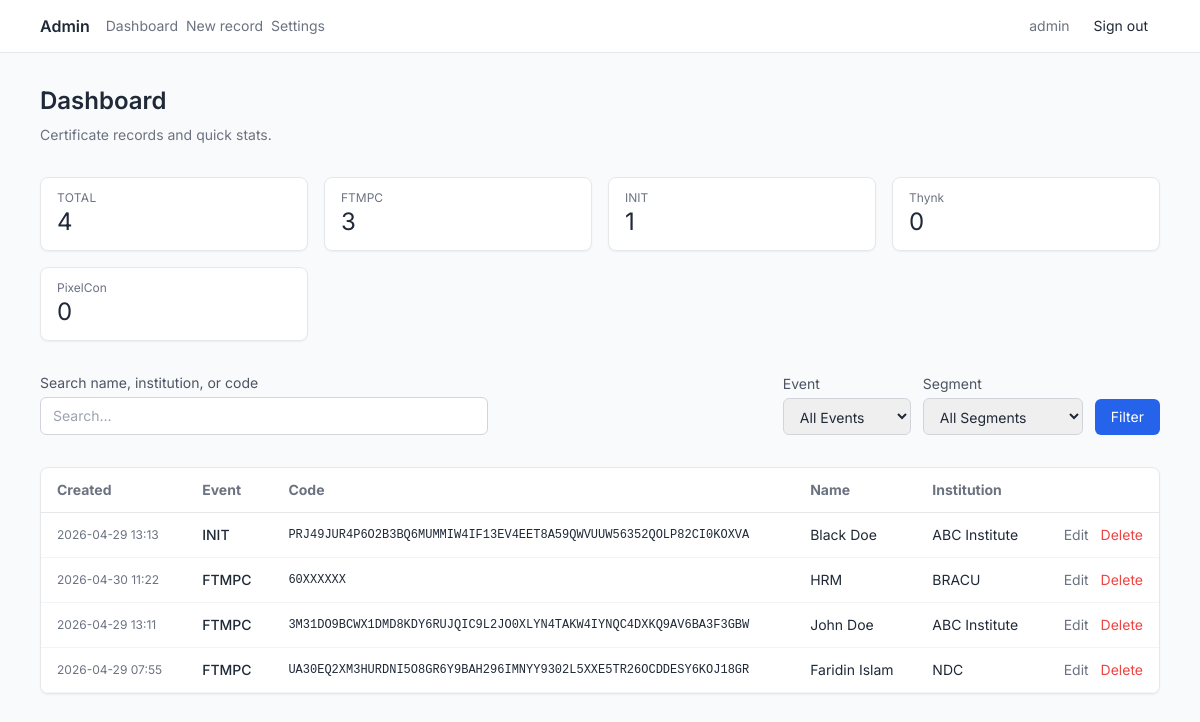
The page /admin/?page=1&q=&sort=event&order=desc&event=&segment= (signed in) on the database its author committed.
### app/models.py (models this page shows)
class Admin(db.Model):
    __tablename__ = "admins"
    id = db.Column(db.Integer, primary_key=True)
    username = db.Column(db.String(128), nullable=False, unique=True, index=True)
    password_hash = db.Column(db.String(256), nullable=False)
    api_token_hash = db.Column(db.String(256), nullable=True)
    api_token_created_at = db.Column(db.DateTime(timezone=True), nullable=True)

class Certificate(db.Model):
    __tablename__ = "certificates"
    id = db.Column(db.Integer, primary_key=True)
    event = db.Column(db.String(64), nullable=False, index=True)
    verification_code = db.Column(db.String(64), nullable=False)
    name = db.Column(db.String(256), nullable=False)
    institution = db.Column(db.String(256), nullable=False)
    segment = db.Column(db.String(256), nullable=True)
    prize_place = db.Column(db.String(256), nullable=False)
    installment = db.Column(db.String(256), nullable=False)
    created_at = db.Column(db.DateTime(timezone=True), nullable=False)
    __table_args__ = (
        db.UniqueConstraint("event", "verification_code", name="uix_event_verification_code"),
        db.Index("idx_verification_code", "verification_code"),
    )

### app/routes/admin.py (the view)
@bp.route("/")
@login_required
def dashboard():
    page = max(1, request.args.get("page", 1, type=int))
    sort = request.args.get("sort", "created_at")
    order = request.args.get("order", "desc")
    search = request.args.get("q", "", type=str)
    event_filter = request.args.get("event", "", type=str)
    segment_filter = request.args.get("segment", "", type=str)
    sort_dir = -1 if order == "desc" else 1
    rows, total = m.certificate_list_paginated(
        page=page,
        per_page=Config.PER_PAGE,
        sort_field=sort,
        sort_dir=sort_dir,
        search=search or None,
        event_filter=event_filter or None,
        segment_filter=segment_filter or None,
    )
    stats = m.certificate_stats()
    pages = (total + Config.PER_PAGE - 1) // Config.PER_PAGE if total else 1
    segments = m.certificate_get_unique_segments()
    return render_template(
        "admin/dashboard.html",
        rows=rows,
        page=page,
        pages=pages,
        total=total,
        sort=sort,
        order=order,
        q=search or "",
        event_filter=event_filter,
        segment_filter=segment_filter,
        stats=stats,
        events=Config.EVENTS,
        segments=segments,
    )

### app/auth.py (called while the page is built)
def load_user(user_id: str) -> AdminUser | None:
    doc = m.admin_get_by_id(user_id)
    if not doc:
        return None
    return AdminUser(doc)

### app/models.py (called while the page is built)
def _certificate_to_dict(cert: Certificate) -> dict[str, Any]:
    return {
        "_id": str(cert.id),
        "event": cert.event,
        "verification_code": cert.verification_code,
        "name": cert.name,
        "institution": cert.institution,
        "segment": cert.segment,
        "prize_place": cert.prize_place,
        "installment": cert.installment,
        "created_at": cert.created_at,
    }

def _admin_to_dict(admin: Admin) -> dict[str, Any]:
    return {
        "_id": str(admin.id),
        "username": admin.username,
        "password_hash": admin.password_hash,
        "api_token_hash": admin.api_token_hash,
        "api_token_created_at": admin.api_token_created_at,
    }

def certificate_get_unique_segments() -> list[str]:
    segments = db.session.query(Certificate.segment).distinct().filter(
        Certificate.segment.isnot(None),
        Certificate.segment != ""
    ).all()
    return [s[0] for s in segments if s[0]]

def certificate_stats() -> dict[str, Any]:
    total = Certificate.query.count()
    counts = (
        db.session.query(Certificate.event, func.count(Certificate.id))
        .group_by(Certificate.event)
        .all()
    )
    by_event = {event: count for event, count in counts}
    return {"total": total, "by_event": by_event}

def admin_get_by_id(user_id: str) -> dict | None:
    try:
        admin_id = int(user_id)
    except ValueError:
        return None
    admin = Admin.query.get(admin_id)
    return _admin_to_dict(admin) if admin else None

### app/templates/admin/dashboard.html (shortened to what this page needs)
{% extends "admin/base.html" %}
{% block admin_body %}
  <div class="space-y-8 step-enter">
    <div>
      <h1 class="text-2xl font-semibold text-gray-800 mb-2">Dashboard</h1>
      <p class="text-gray-500 text-sm">Certificate records and quick stats.</p>
    </div>
    <div class="grid grid-cols-1 sm:grid-cols-2 lg:grid-cols-4 gap-4">
      <div class="bg-white shadow-sm border border-gray-200 rounded-lg px-4 py-3">
        <div class="text-gray-500 text-xs uppercase tracking-wide">Total</div>
        <div class="text-2xl text-gray-800">{{ stats.total }}</div>
      </div>
      {% for ev in events %}
        <div class="bg-white shadow-sm border border-gray-200 rounded-lg px-4 py-3">
          <div class="text-gray-500 text-xs">{{ ev }}</div>
          <div class="text-2xl text-gray-800">{{ stats.by_event.get(ev, 0) }}</div>
        </div>
      {% endfor %}
    </div>
    <form
      method="get"
      action="{{ url_for('admin.dashboard') }}"
      class="flex flex-col sm:flex-row gap-3 items-stretch sm:items-end"
    >
      <div class="flex-1">
        <label class="block text-sm text-gray-600 mb-1">Search name, institution, or code</label>
        <input
          type="search"
          name="q"
          value="{{ q }}"
          class="w-full max-w-md px-3 py-2 border border-gray-300 rounded-md text-sm focus:outline-none focus:ring-2 focus:ring-blue-500"
          placeholder="Search…"
        />
      </div>
      <div class="w-32">
        <label class="block text-sm text-gray-600 mb-1">Event</label>
        <select
          name="event"
          class="w-full px-3 py-2 border border-gray-300 rounded-md text-sm focus:outline-none focus:ring-2 focus:ring-blue-500"
        >
          <option value="">All Events</option>
        </select>
      </div>
      <div class="w-40">
        <label class="block text-sm text-gray-600 mb-1">Segment</label>
        <select
          name="segment"
          class="w-full px-3 py-2 border border-gray-300 rounded-md text-sm focus:outline-none focus:ring-2 focus:ring-blue-500"
        >
          <option value="">All Segments</option>
        </select>
      </div>
      <button type="submit" class="px-4 py-2 bg-blue-600 text-white rounded-md hover:bg-blue-700 transition-colors text-sm">Filter</button>
    </form>
    <div class="overflow-x-auto rounded-lg border border-gray-200 bg-white shadow-sm">
      <table class="w-full text-sm">
        <thead>
          <tr class="text-gray-500 border-b border-gray-200">
            <th class="text-left px-4 py-3">
              {% if sort == 'created_at' %}
                {% set noc = 'asc' if order == 'desc' else 'desc' %}
              {% else %}
                {% set noc = 'desc' %}
              {% endif %}
              <a
                class="hover:text-blue-600"
                href="{{ url_for('admin.dashboard', page=1, q=q, sort='created_at', order=noc, event=event_filter, segment=segment_filter) }}"
                >Created</a
              >
            </th>
            <th class="text-left px-4 py-3">
              {% if sort == 'event' %}
                {% set noe = 'asc' if order == 'desc' else 'desc' %}
              {% else %}
                {% set noe = 'asc' %}
              {% endif %}
              <a
                class="hover:text-blue-600"
                href="{{ url_for('admin.dashboard', page=1, q=q, sort='event', order=noe, event=event_filter, segment=segment_filter) }}"
                >Event</a
              >
            </th>
            <th class="text-left px-4 py-3">
              {% if sort == 'verification_code' %}
                {% set nov = 'asc' if order == 'desc' else 'desc' %}
              {% else %}
                {% set nov = 'asc' %}
              {% endif %}
              <a
                class="hover:text-blue-600"
                href="{{ url_for('admin.dashboard', page=1, q=q, sort='verification_code', order=nov, event=event_filter, segment=segment_filter) }}"
                >Code</a
              >
            </th>
            <th class="text-left px-4 py-3">
              {% if sort == 'name' %}
                {% set non = 'asc' if order == 'desc' else 'desc' %}
              {% else %}
                {% set non = 'asc' %}
              {% endif %}
              <a
                class="hover:text-blue-600"
                href="{{ url_for('admin.dashboard', page=1, q=q, sort='name', order=non, event=event_filter, segment=segment_filter) }}"
                >Name</a
              >
            </th>
            <th class="text-left px-4 py-3">Institution</th>
            <th class="text-right px-4 py-3"></th>
          </tr>
        </thead>
        <tbody>
          {% for row in rows %}
            <tr class="border-b border-gray-100 hover:bg-gray-50">
              <td class="whitespace-nowrap text-xs text-gray-500 px-4 py-3">
                {{ row.created_at.strftime('%Y-%m-%d %H:%M') if row.created_at else '—' }}
              </td>
              <td class="font-medium px-4 py-3">{{ row.event }}</td>
              <td class="font-mono text-xs px-4 py-3">{{ row.verification_code }}</td>
              <td class="px-4 py-3">{{ row.name }}</td>
              <td class="max-w-[12rem] truncate px-4 py-3" title="{{ row.institution }}">
                {{ row.institution }}
              </td>
              <td class="text-right whitespace-nowrap px-4 py-3">
                <a
                  href="{{ url_for('admin.certificate_edit', oid=row._id) }}"
                  class="text-sm text-gray-500 hover:text-blue-600"
                  >Edit</a
                >
                <form
                  method="post"
                  action="{{ url_for('admin.certificate_delete', oid=row._id) }}"
                  class="inline ml-2"
                  onsubmit="return confirm('Delete this record?');"
                >
                  <button type="submit" class="text-sm text-red-500 hover:text-red-700">Delete</button>
                </form>
              </td>
            </tr>
          {% else %}
            <tr>
              <td colspan="6" class="text-center text-gray-500 py-8">No records yet.</td>
            </tr>
          {% endfor %}
        </tbody>
      </table>
    </div>
  </div>
{% endblock %}

### app/templates/admin/base.html (shortened to what this page needs)
{% extends "base.html" %}
{% block body %}
  <div class="min-h-screen flex flex-col bg-gray-50">
    <header
      class="border-b border-gray-200 bg-white/90 backdrop-blur-sm sticky top-0 z-20"
    >
      <div class="max-w-6xl mx-auto px-4 py-3 flex flex-wrap items-center justify-between gap-3">
        <div class="flex items-center gap-4">
          <a href="{{ url_for('admin.dashboard') }}" class="font-semibold text-gray-800"
            >Admin</a
          >
          <nav class="flex gap-2 text-sm">
            <a
              href="{{ url_for('admin.dashboard') }}"
              class="text-gray-500 hover:text-blue-600 transition-all duration-300"
              >Dashboard</a
            >
            <a
              href="{{ url_for('admin.certificate_new') }}"
              class="text-gray-500 hover:text-blue-600 transition-all duration-300"
              >New record</a
            >
            <a
              href="{{ url_for('admin.settings') }}"
              class="text-gray-500 hover:text-blue-600 transition-all duration-300"
              >Settings</a
            >
          </nav>
        </div>
        <div class="flex items-center gap-3 text-sm">
          {% if current_user.is_authenticated %}
            <span class="text-gray-500">{{ current_user.username }}</span>
            <a href="{{ url_for('admin.logout') }}" class="px-3 py-1 text-sm hover:bg-gray-100 rounded">Sign out</a>
          {% endif %}
        </div>
      </div>
    </header>
    <main class="flex-1 max-w-6xl w-full mx-auto px-4 py-8">
      {% block admin_body %}{% endblock %}
    </main>
  </div>
{% endblock %}

### app/static/css/app.css (style rules this page uses)
:root { --color-primary: #2563EB; --color-background-dark: #FFFFFF; --color-surface-dark: #F3F4F6; --color-text-muted: #6B7280; --color-background-light: #FFFFFF; --color-surface-light: #F9FAFB; --color-accent: #2563EB; --color-muted-strong: #9CA3AF; }
.step-enter { animation: step-enter 0.45s ease-out both; }

### rows shown on the page
Admin: username "admin"
Certificate: event "FTMPC", by_event.get "3", created_at "2026-04-29 13:11", verification_code "3M31DO9BCWX1DMD8KDY6RUJQIC9L2JO0XLYN4TAKW4IYNQC4DXKQ9AV6BA3F3GBW", name "John Doe", institution "ABC Institute"
Certificate: created_at "2026-04-29 13:13", event "INIT", verification_code "PRJ49JUR4P6O2B3BQ6MUMMIW4IF13EV4EET8A59QWVUUW56352QOLP82CI0KOXVA", name "Black Doe", institution "ABC Institute"
Certificate: created_at "2026-04-30 11:22", event "FTMPC", verification_code "60XXXXXX", name "HRM", institution "BRACU"
Certificate: created_at "2026-04-29 07:55", event "FTMPC", verification_code "UA30EQ2XM3HURDNI5O8GR6Y9BAH296IMNYY9302L5XXE5TR26OCDDESY6KOJ18GR", name "Faridin Islam", institution "NDC"

### other values the page prints
{{ stats.total }} "4"
{{ ev }} "INIT" "Thynk" "PixelCon"
{{ stats.by_event.get(ev, 0) }} "1" "0" "0"
